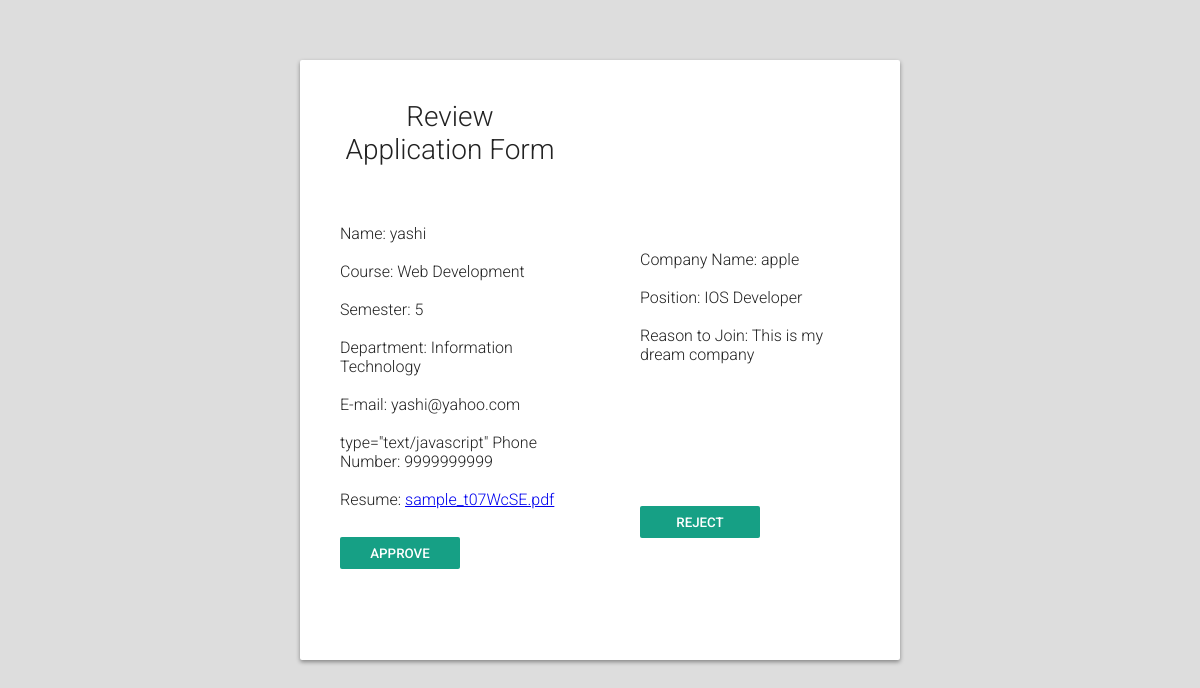
Page /jobapplication_review/26/ on the committed database.
### account/models.py (models this page shows, shortened)
class Student(models.Model):
    name = models.CharField(null = True,max_length=30)
    email = models.CharField(max_length=52)
    course = models.CharField(null = True,max_length=20)
    sem = models.IntegerField()
    department = models.TextField(null = True,max_length=30)
    mobno = models.CharField(null = True,max_length=20)
    password = models.CharField(max_length=25)

class StudentApplication(models.Model):
    Submitted = 1
    UnderReview = 2
    Rejected = 3
    Approved = 4
    STATUS = (
    (Submitted, 'Submitted'),
    (UnderReview, 'UnderReview'),
    (Rejected, 'Rejected'),
    (Approved, 'Approved'),
    )
    email = models.CharField(null=True,max_length=56)
    company = models.CharField(null = True,max_length=30)
    position = models.CharField(null = True, max_length=50)
    reason_to_join = models.TextField(null = True)
    applied_date = models.DateTimeField(auto_now_add=True)
    resume = models.FileField(null = True,upload_to='resume/')
    status = models.PositiveSmallIntegerField(default=0, choices=STATUS)
    button = models.BooleanField(default = True)

### account/views.py (the view, shortened to what this page needs)
# urls.py: path('jobapplication_review/<int:pk>/', views.ReviewJobApplicationView, name = 'jobapplication_review'),   # path for reviewing Job Application page
def ReviewJobApplicationView(request,pk):
    stud_info = StudentApplication.objects.get(pk = pk)
    stud_data = Student.objects.get(email=stud_info.email)
    form = JobApplicationReviewForm(request.POST)
    context = {'stud_data':stud_data,'stud_info':stud_info,'form':form}
    if request.method == "POST" and 'approve' in request.POST:
        stud_info.button = True
        stud_info.status = 4
        stud_info.save()
        stud_data = StudentApplication.objects.all()
        stud_info = Student.objects.all()
        context = {'stud_data':stud_data,'stud_info':stud_info}
        return render(request,'training_placement.html',context)
    else:
        form = JobApplicationReviewForm()
        return render(request,'job_application_review.html',context)

### templates/job_application_review.html (shortened to what this page needs)
{% load staticfiles %}
<!DOCTYPE html>
<html lang="en" dir="ltr">
  <head>
  </head>
  <body>
    {% block content %}
    <head>
      <link rel="stylesheet" href="{% static 'css/job_appstyle.css' %}">
    </head>
    <div id="login-box">
      <div class="left">
        <h1>Review Application Form</h1>
        <form method = "post" enctype="multipart/form-data">
             <br><br>
            <label name="name">Name:</label>
              {{stud_data.name}}
              <br><br>
            <label name="course">Course:</label>
              {{stud_data.course}}
              <br><br>
            <label name="sem">Semester:</label>
              {{stud_data.sem}}
              <br><br>
            <label name="department">Department:</label>
              {{stud_data.department}}
              <br><br>
            <label name="email">E-mail:</label>
              {{stud_data.email}}
              <br><br> type="text/javascript"
            <label name="mobno">Phone Number:</label>
              {{stud_data.mobno}}
              <br><br>
            <label name="resume">Resume:</label>
              <a href="{% static 'myfile/' %}{{stud_info.resume}}">{{stud_info.resume}}</a>
            <input type="submit" name="approve" value="Approve" id = "approve">
              </div>
      <div class="right">
        <div class="dropdown">
          <div class="dropdown-menu" aria-labelledby="dropdownMenuButton">
            <label name="company">Company Name:</label>
              {{stud_info.company}}
              <br><br>
          </div>
        </div>
            <label name="position">Position:</label>
            {{stud_info.position}}
            <br><br>
            <label name="reason_to_join">Reason to Join:</label>
            {{stud_info.reason_to_join}}
            <br><br><br><br><br><br><br>
            <input type="submit" name="reject" value="Reject">
    {% endblock content %}
  </body>
</html>

### static/css/job_appstyle.css (style rules this page uses)
body { margin: 0; padding: 0; background: #DDD; font-size: 16px; color: #222; font-family: 'Roboto', sans-serif; font-weight: 300; }
#login-box { position: relative; margin: 5% auto; width: 600px; height: 600px; background: #FFF; border-radius: 2px; box-shadow: 0 2px 4px rgba(0, 0, 0, 0.4); }
.left { position: absolute; top: 0; left: 0; box-sizing: border-box; padding: 40px; width: 300px; height: 400px; }
h1 { margin: 0 0 20px 0; font-weight: 300; font-size: 28px; text-align: center; }
input[type="submit"] { margin-top: 28px; width: 120px; height: 32px; background: #16a085; border: none; border-radius: 2px; color: #FFF; font-family: 'Roboto', sans-serif; font-weight: 500; text-transform: uppercase; transition: 0.1s ease; cursor: pointer; }
.right { position: absolute; top: 25%; right: 0; box-sizing: border-box; padding: 40px; width: 300px; height: 400px; background: URL('../images/job.jpg'); background-position: center; border-radius: 0 2px 2px 0; }

### rows in the picture
Student: name "yashi", course "Web Development", sem "5", department "Information Technology", email "yashi@yahoo.com", mobno "9999999999"
StudentApplication: resume "sample_t07WcSE.pdf", company "apple", position "IOS Developer", reason_to_join "This is my dream company"
